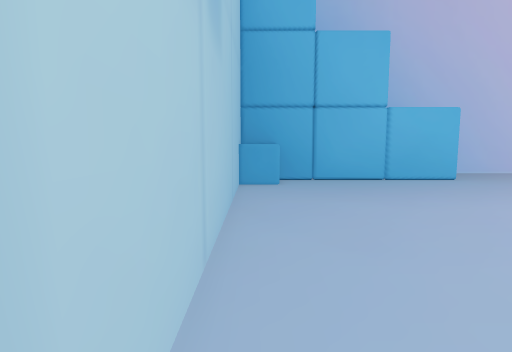
[1] (above)

17 first-person views from a walk through a 3-D level made in the Unity game engine. The camera is 1.2 m above the floor, tilts 6° down and sees 80° across. The floor is counted in squares, 1 m on a side. Each view is taken from the middle of a square. On the plan, view 1 faces up. The plan holds only what a view shows up to about 13 squares ahead; the rest is blank.

[2]
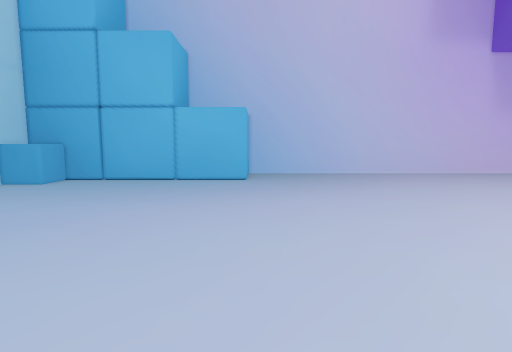

[3]
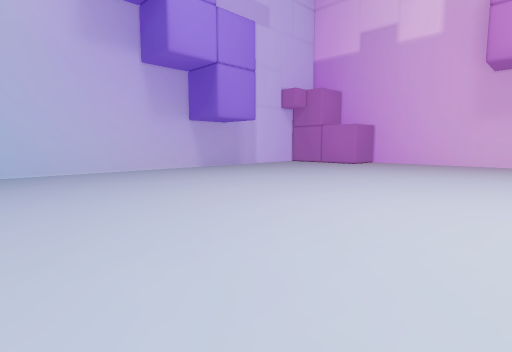

[4]
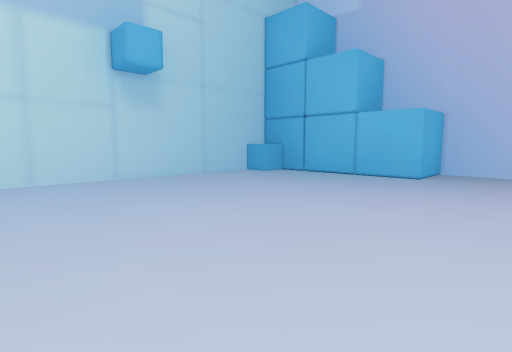

[5]
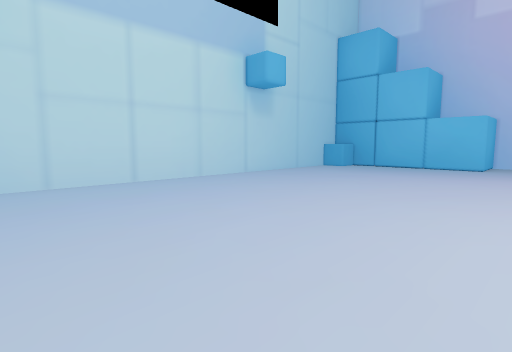

[6]
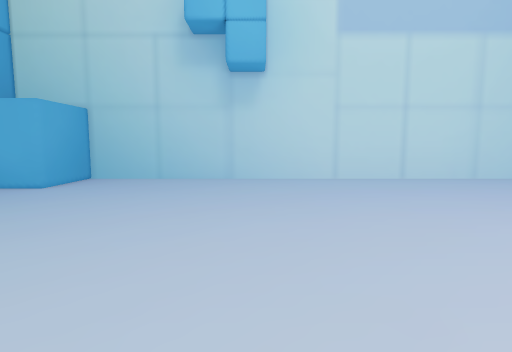

[7]
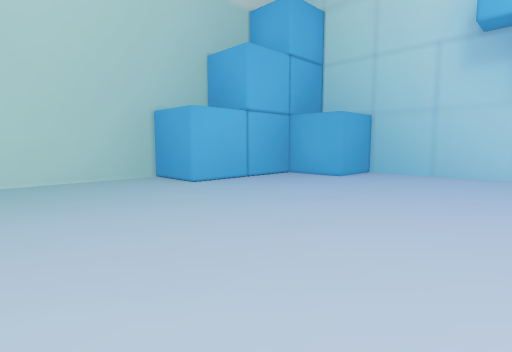

[8]
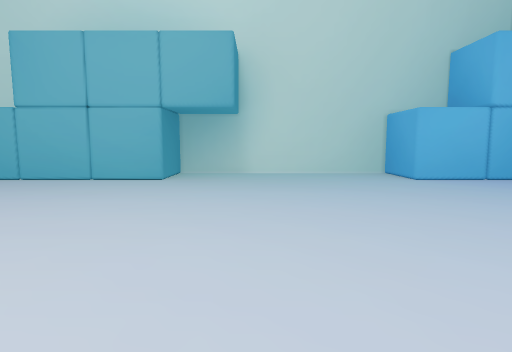

[9]
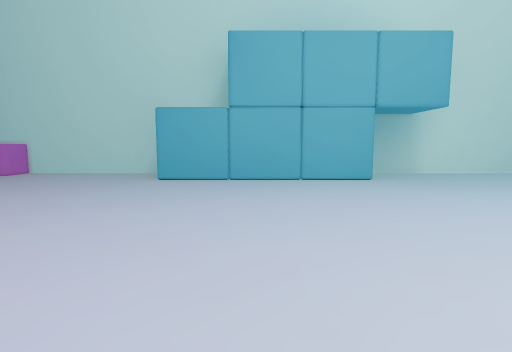

[10]
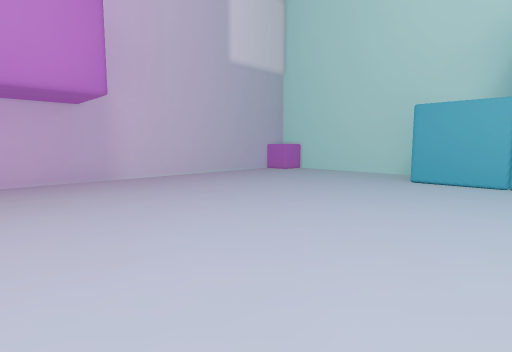

[11]
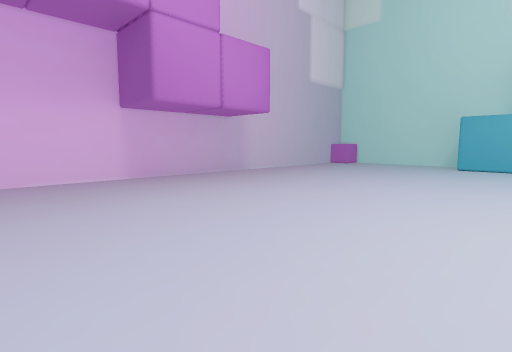

[12]
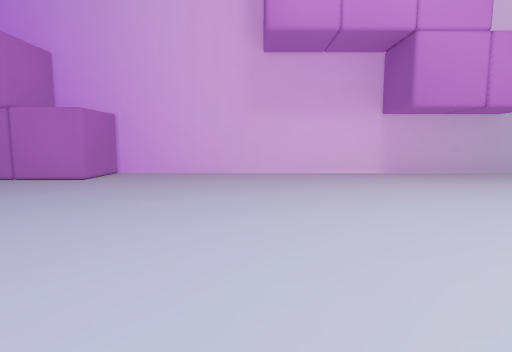

[13]
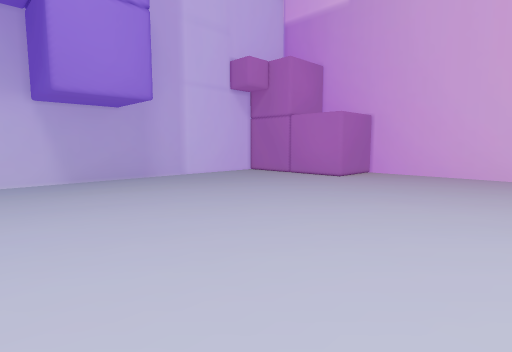

[14]
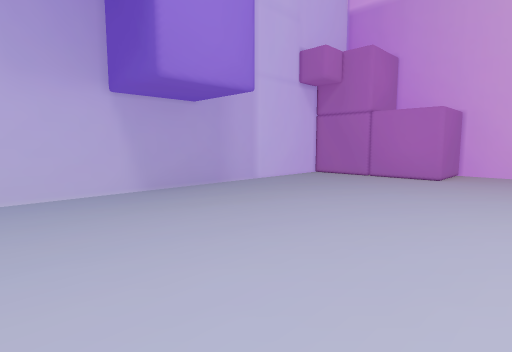

[15]
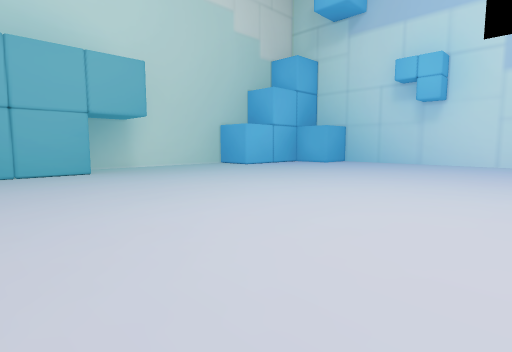

[16]
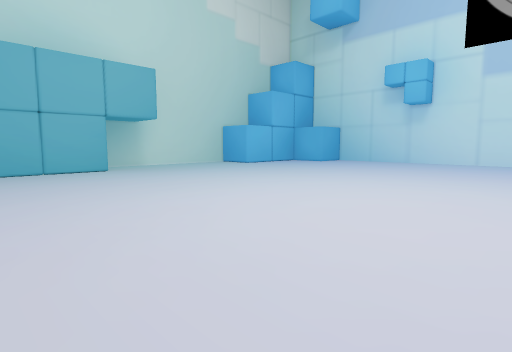

[17]
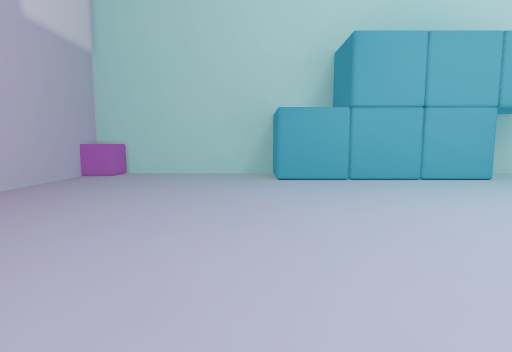

### Floor plan
Points are (right, up) in squares from view 1. A wall is a line through its corners. A room is listed if a view was taken in it or the views show most of it. See-through windows are left out.
Room 1 (views 1, 2, 3, 4, 5, 6, 7, 8, 9, 10, 11, 12, 13, 14, 15, 16, 17)
walls: (15.1, -15.1) (22.3, -15.1) (22.3, -17.5) (29.5, -17.5) (29.5, 7.7) (27.1, 7.7) (27.1, 12.5) (6.7, 12.5) (6.7, 10.1) (-0.5, 10.1) (-0.5, -12.7) (1.9, -12.7) (1.9, -15.1) (6.7, -15.1) (6.7, -17.5) (15.1, -17.5) (15.1, -15.1); (0.7, 10.1) (0.7, 8.9) (-0.5, 8.9); (28.3, -17.5) (28.3, -16.3) (29.5, -16.3)

Where each view was taken, in squares from view 1:
view 1: 0 up, 0 right, facing up
view 2: 0 up, 7 right, facing up
view 3: 1 down, 10 right, facing up-right
view 4: 1 down, 10 right, facing up-left
view 5: 6 down, 9 right, facing up-left
view 6: 7 down, 10 right, facing left
view 7: 7 down, 12 right, facing down-left
view 8: 5 down, 12 right, facing down
view 9: 5 down, 19 right, facing down
view 10: 5 down, 19 right, facing down-right
view 11: 1 up, 19 right, facing down-right
view 12: 2 up, 17 right, facing right
view 13: 2 up, 17 right, facing up-right
view 14: 5 up, 16 right, facing up-right
view 15: 2 down, 19 right, facing down-left
view 16: 1 down, 20 right, facing down-left
view 17: 5 down, 23 right, facing down
